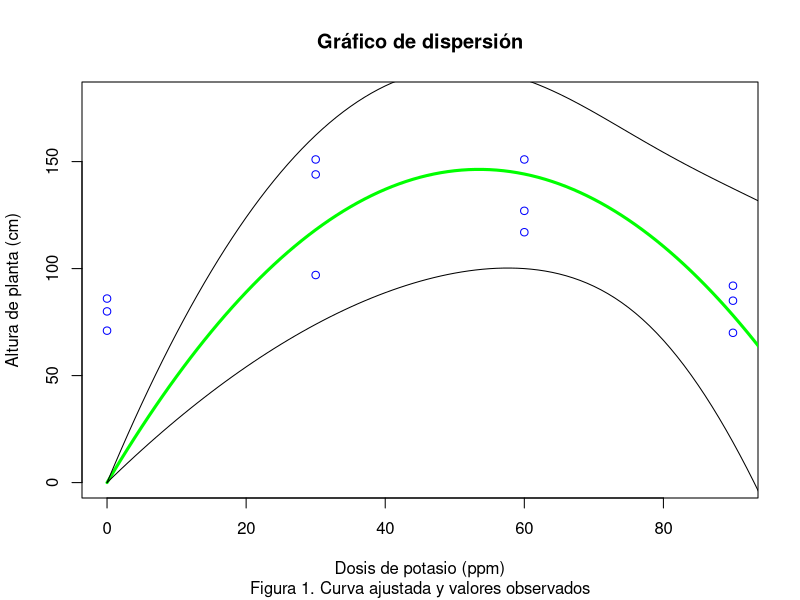
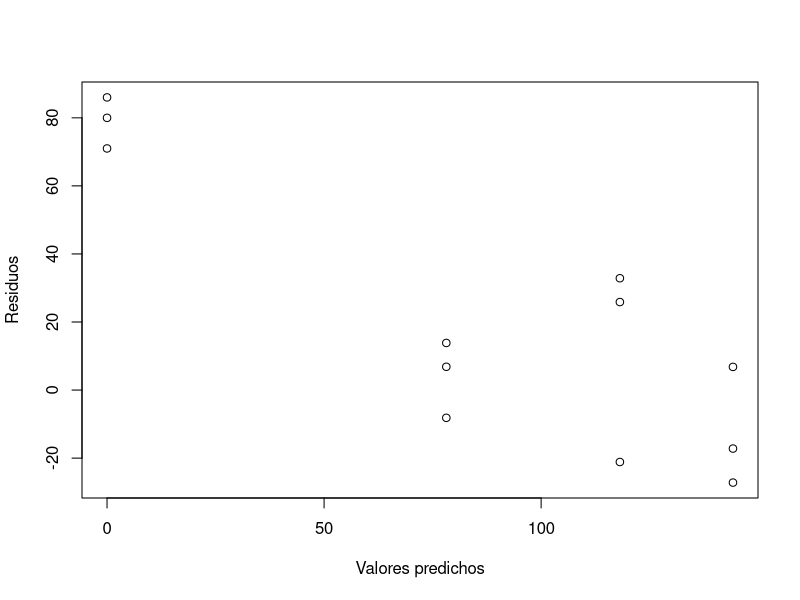

Write the R code that produced these figures, in order.
# Dr. Byron González
# http://byrong.cc

if(!require(readxl)){install.packages("readxl")}

euc<-read_excel("polinomioseu.xlsx")
attach(euc)
head(euc)
str(euc)
dk<-as.factor(dosisk)
# Andeva
mod1<-lm(altura~dk)
anova(mod1)

# Evaluación de polinomios hasta el grado 3 porque son t-1 dosis
mod2<-lm(altura ~ dosisk + I(dosisk^2) + I(dosisk^3))
anova(mod2)

# Coeficientes del modelo completo
summary(mod2)

# Construcción del modelo de grado 2
mod3<-lm(altura ~ dosisk + I(dosisk^2))
anova(mod3)

# El término lineal del modelo no es satisfactorio, se requiere eliminarlo
mod4<-lm(altura~-1+dosisk + I(dosisk^2), data=euc)
anova(mod4)

# Gráfico de dispersión
plot(dosisk,altura,col="blue", xlab="Dosis de potasio (ppm)",ylab="Altura de planta (cm)", ylim = c(0, 180), main="Gráfico de dispersión")
d<-seq(0,100,1)
predicted.intervals <- predict(mod4,data.frame(dosisk=d),interval="confidence",level=0.95)         
lines(d,predicted.intervals[,1],col='green',lwd=3)
lines(d,predicted.intervals[,2],col='black',lwd=1)
lines(d,predicted.intervals[,3],col='black',lwd=1)
title(sub="Figura 1. Curva ajustada y valores observados")

# Revisión del ajuste del modelo
plot(fitted(mod4),residuals(mod4), xlab="Valores predichos",ylab=
                              "Residuos")

